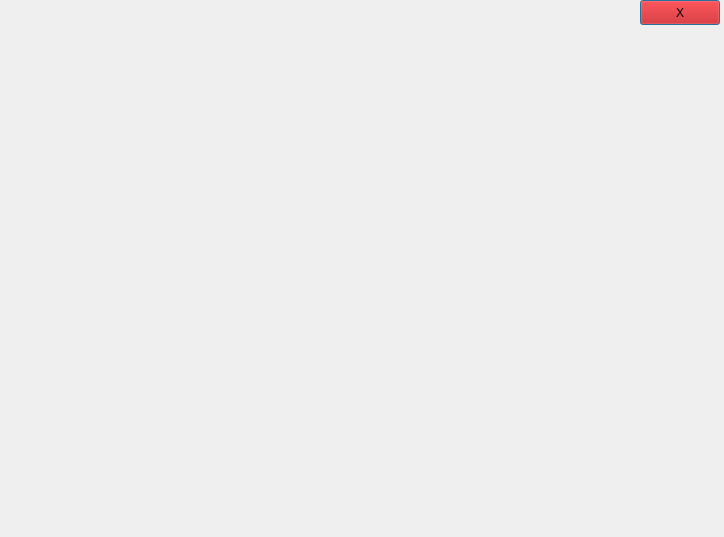
<?xml version="1.0" encoding="UTF-8"?>
<ui version="4.0">
 <class>Board</class>
 <widget class="QDialog" name="Board">
  <property name="geometry">
   <rect>
    <x>0</x>
    <y>0</y>
    <width>724</width>
    <height>537</height>
   </rect>
  </property>
  <property name="windowTitle">
   <string>Dialog</string>
  </property>
  <widget class="QLabel" name="white_board">
   <property name="geometry">
    <rect>
     <x>0</x>
     <y>30</y>
     <width>721</width>
     <height>501</height>
    </rect>
   </property>
   <property name="text">
    <string/>
   </property>
  </widget>
  <widget class="QPushButton" name="pushButton">
   <property name="geometry">
    <rect>
     <x>640</x>
     <y>0</y>
     <width>80</width>
     <height>25</height>
    </rect>
   </property>
   <property name="palette">
    <palette>
     <active>
      <colorrole role="WindowText">
       <brush brushstyle="SolidPattern">
        <color alpha="255">
         <red>0</red>
         <green>0</green>
         <blue>0</blue>
        </color>
       </brush>
      </colorrole>
      <colorrole role="Button">
       <brush brushstyle="SolidPattern">
        <color alpha="255">
         <red>204</red>
         <green>0</green>
         <blue>0</blue>
        </color>
       </brush>
      </colorrole>
      <colorrole role="Light">
       <brush brushstyle="SolidPattern">
        <color alpha="255">
         <red>255</red>
         <green>51</green>
         <blue>51</blue>
        </color>
       </brush>
      </colorrole>
      <colorrole role="Midlight">
       <brush brushstyle="SolidPattern">
        <color alpha="255">
         <red>229</red>
         <green>25</green>
         <blue>25</blue>
        </color>
       </brush>
      </colorrole>
      <colorrole role="Dark">
       <brush brushstyle="SolidPattern">
        <color alpha="255">
         <red>102</red>
         <green>0</green>
         <blue>0</blue>
        </color>
       </brush>
      </colorrole>
      <colorrole role="Mid">
       <brush brushstyle="SolidPattern">
        <color alpha="255">
         <red>136</red>
         <green>0</green>
         <blue>0</blue>
        </color>
       </brush>
      </colorrole>
      <colorrole role="Text">
       <brush brushstyle="SolidPattern">
        <color alpha="255">
         <red>0</red>
         <green>0</green>
         <blue>0</blue>
        </color>
       </brush>
      </colorrole>
      <colorrole role="BrightText">
       <brush brushstyle="SolidPattern">
        <color alpha="255">
         <red>255</red>
         <green>255</green>
         <blue>255</blue>
        </color>
       </brush>
      </colorrole>
      <colorrole role="ButtonText">
       <brush brushstyle="SolidPattern">
        <color alpha="255">
         <red>0</red>
         <green>0</green>
         <blue>0</blue>
        </color>
       </brush>
      </colorrole>
      <colorrole role="Base">
       <brush brushstyle="SolidPattern">
        <color alpha="255">
         <red>255</red>
         <green>255</green>
         <blue>255</blue>
        </color>
       </brush>
      </colorrole>
      <colorrole role="Window">
       <brush brushstyle="SolidPattern">
        <color alpha="255">
         <red>204</red>
         <green>0</green>
         <blue>0</blue>
        </color>
       </brush>
      </colorrole>
      <colorrole role="Shadow">
       <brush brushstyle="SolidPattern">
        <color alpha="255">
         <red>0</red>
         <green>0</green>
         <blue>0</blue>
        </color>
       </brush>
      </colorrole>
      <colorrole role="AlternateBase">
       <brush brushstyle="SolidPattern">
        <color alpha="255">
         <red>229</red>
         <green>127</green>
         <blue>127</blue>
        </color>
       </brush>
      </colorrole>
      <colorrole role="ToolTipBase">
       <brush brushstyle="SolidPattern">
        <color alpha="255">
         <red>255</red>
         <green>255</green>
         <blue>220</blue>
        </color>
       </brush>
      </colorrole>
      <colorrole role="ToolTipText">
       <brush brushstyle="SolidPattern">
        <color alpha="255">
         <red>0</red>
         <green>0</green>
         <blue>0</blue>
        </color>
       </brush>
      </colorrole>
      <colorrole role="PlaceholderText">
       <brush brushstyle="SolidPattern">
        <color alpha="128">
         <red>0</red>
         <green>0</green>
         <blue>0</blue>
        </color>
       </brush>
      </colorrole>
     </active>
     <inactive>
      <colorrole role="WindowText">
       <brush brushstyle="SolidPattern">
        <color alpha="255">
         <red>0</red>
         <green>0</green>
         <blue>0</blue>
        </color>
       </brush>
      </colorrole>
      <colorrole role="Button">
       <brush brushstyle="SolidPattern">
        <color alpha="255">
         <red>204</red>
         <green>0</green>
         <blue>0</blue>
        </color>
       </brush>
      </colorrole>
      <colorrole role="Light">
       <brush brushstyle="SolidPattern">
        <color alpha="255">
         <red>255</red>
         <green>51</green>
         <blue>51</blue>
        </color>
       </brush>
      </colorrole>
      <colorrole role="Midlight">
       <brush brushstyle="SolidPattern">
        <color alpha="255">
         <red>229</red>
         <green>25</green>
         <blue>25</blue>
        </color>
       </brush>
      </colorrole>
      <colorrole role="Dark">
       <brush brushstyle="SolidPattern">
        <color alpha="255">
         <red>102</red>
         <green>0</green>
         <blue>0</blue>
        </color>
       </brush>
      </colorrole>
      <colorrole role="Mid">
       <brush brushstyle="SolidPattern">
        <color alpha="255">
         <red>136</red>
         <green>0</green>
         <blue>0</blue>
        </color>
       </brush>
      </colorrole>
      <colorrole role="Text">
       <brush brushstyle="SolidPattern">
        <color alpha="255">
         <red>0</red>
         <green>0</green>
         <blue>0</blue>
        </color>
       </brush>
      </colorrole>
      <colorrole role="BrightText">
       <brush brushstyle="SolidPattern">
        <color alpha="255">
         <red>255</red>
         <green>255</green>
         <blue>255</blue>
        </color>
       </brush>
      </colorrole>
      <colorrole role="ButtonText">
       <brush brushstyle="SolidPattern">
        <color alpha="255">
         <red>0</red>
         <green>0</green>
         <blue>0</blue>
        </color>
       </brush>
      </colorrole>
      <colorrole role="Base">
       <brush brushstyle="SolidPattern">
        <color alpha="255">
         <red>255</red>
         <green>255</green>
         <blue>255</blue>
        </color>
       </brush>
      </colorrole>
      <colorrole role="Window">
       <brush brushstyle="SolidPattern">
        <color alpha="255">
         <red>204</red>
         <green>0</green>
         <blue>0</blue>
        </color>
       </brush>
      </colorrole>
      <colorrole role="Shadow">
       <brush brushstyle="SolidPattern">
        <color alpha="255">
         <red>0</red>
         <green>0</green>
         <blue>0</blue>
        </color>
       </brush>
      </colorrole>
      <colorrole role="AlternateBase">
       <brush brushstyle="SolidPattern">
        <color alpha="255">
         <red>229</red>
         <green>127</green>
         <blue>127</blue>
        </color>
       </brush>
      </colorrole>
      <colorrole role="ToolTipBase">
       <brush brushstyle="SolidPattern">
        <color alpha="255">
         <red>255</red>
         <green>255</green>
         <blue>220</blue>
        </color>
       </brush>
      </colorrole>
      <colorrole role="ToolTipText">
       <brush brushstyle="SolidPattern">
        <color alpha="255">
         <red>0</red>
         <green>0</green>
         <blue>0</blue>
        </color>
       </brush>
      </colorrole>
      <colorrole role="PlaceholderText">
       <brush brushstyle="SolidPattern">
        <color alpha="128">
         <red>0</red>
         <green>0</green>
         <blue>0</blue>
        </color>
       </brush>
      </colorrole>
     </inactive>
     <disabled>
      <colorrole role="WindowText">
       <brush brushstyle="SolidPattern">
        <color alpha="255">
         <red>102</red>
         <green>0</green>
         <blue>0</blue>
        </color>
       </brush>
      </colorrole>
      <colorrole role="Button">
       <brush brushstyle="SolidPattern">
        <color alpha="255">
         <red>204</red>
         <green>0</green>
         <blue>0</blue>
        </color>
       </brush>
      </colorrole>
      <colorrole role="Light">
       <brush brushstyle="SolidPattern">
        <color alpha="255">
         <red>255</red>
         <green>51</green>
         <blue>51</blue>
        </color>
       </brush>
      </colorrole>
      <colorrole role="Midlight">
       <brush brushstyle="SolidPattern">
        <color alpha="255">
         <red>229</red>
         <green>25</green>
         <blue>25</blue>
        </color>
       </brush>
      </colorrole>
      <colorrole role="Dark">
       <brush brushstyle="SolidPattern">
        <color alpha="255">
         <red>102</red>
         <green>0</green>
         <blue>0</blue>
        </color>
       </brush>
      </colorrole>
      <colorrole role="Mid">
       <brush brushstyle="SolidPattern">
        <color alpha="255">
         <red>136</red>
         <green>0</green>
         <blue>0</blue>
        </color>
       </brush>
      </colorrole>
      <colorrole role="Text">
       <brush brushstyle="SolidPattern">
        <color alpha="255">
         <red>102</red>
         <green>0</green>
         <blue>0</blue>
        </color>
       </brush>
      </colorrole>
      <colorrole role="BrightText">
       <brush brushstyle="SolidPattern">
        <color alpha="255">
         <red>255</red>
         <green>255</green>
         <blue>255</blue>
        </color>
       </brush>
      </colorrole>
      <colorrole role="ButtonText">
       <brush brushstyle="SolidPattern">
        <color alpha="255">
         <red>102</red>
         <green>0</green>
         <blue>0</blue>
        </color>
       </brush>
      </colorrole>
      <colorrole role="Base">
       <brush brushstyle="SolidPattern">
        <color alpha="255">
         <red>204</red>
         <green>0</green>
         <blue>0</blue>
        </color>
       </brush>
      </colorrole>
      <colorrole role="Window">
       <brush brushstyle="SolidPattern">
        <color alpha="255">
         <red>204</red>
         <green>0</green>
         <blue>0</blue>
        </color>
       </brush>
      </colorrole>
      <colorrole role="Shadow">
       <brush brushstyle="SolidPattern">
        <color alpha="255">
         <red>0</red>
         <green>0</green>
         <blue>0</blue>
        </color>
       </brush>
      </colorrole>
      <colorrole role="AlternateBase">
       <brush brushstyle="SolidPattern">
        <color alpha="255">
         <red>204</red>
         <green>0</green>
         <blue>0</blue>
        </color>
       </brush>
      </colorrole>
      <colorrole role="ToolTipBase">
       <brush brushstyle="SolidPattern">
        <color alpha="255">
         <red>255</red>
         <green>255</green>
         <blue>220</blue>
        </color>
       </brush>
      </colorrole>
      <colorrole role="ToolTipText">
       <brush brushstyle="SolidPattern">
        <color alpha="255">
         <red>0</red>
         <green>0</green>
         <blue>0</blue>
        </color>
       </brush>
      </colorrole>
      <colorrole role="PlaceholderText">
       <brush brushstyle="SolidPattern">
        <color alpha="128">
         <red>0</red>
         <green>0</green>
         <blue>0</blue>
        </color>
       </brush>
      </colorrole>
     </disabled>
    </palette>
   </property>
   <property name="text">
    <string>X</string>
   </property>
  </widget>
 </widget>
 <resources/>
 <connections/>
</ui>
